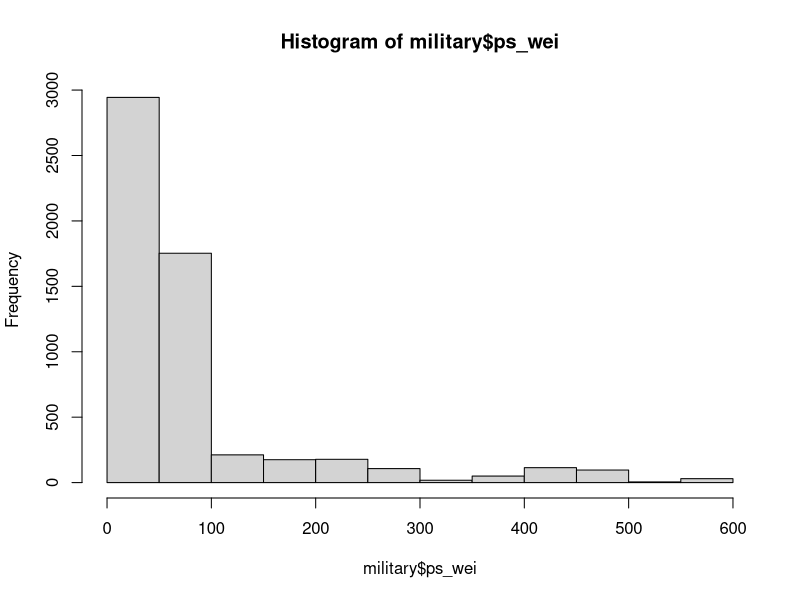
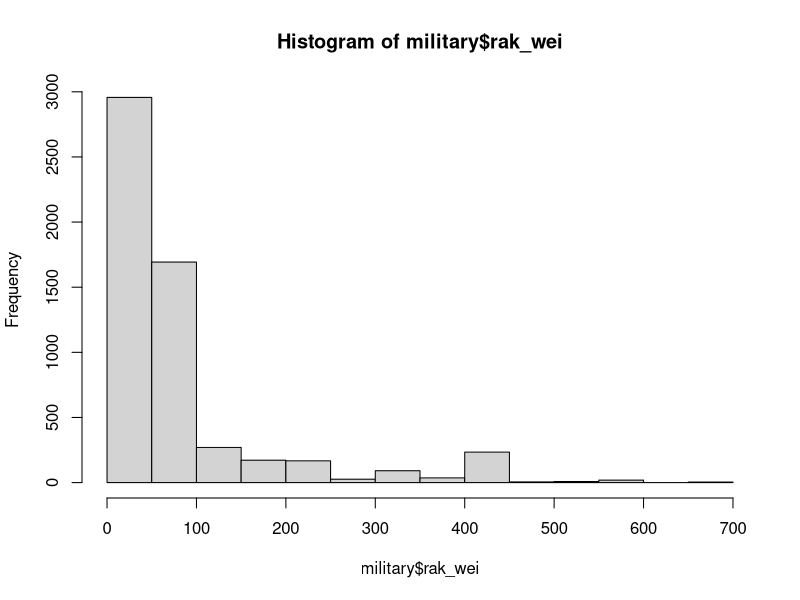

These charts were generated, in order, by the following R code:
## ---- chunk 1
knitr::opts_chunk$set(echo = FALSE)
## ---- chunk 2
library(tidyverse)
library(survey)
## ---- chunk 3
military = read.csv("./military.csv") %>% 
  mutate(XCPAY1R = ifelse(XCPAY1R==3, 2, XCPAY1R),
         paygrade = ifelse(XCPAY1R %in% c(4,5,6,7), 3, XCPAY1R),
         GENDER = XSEXR,
         RACETH = XRETH4R) %>% 
  select(-XCPAY1R, -XSEXR, -XRETH4R)
population = read.csv("./population.csv") %>% 
  mutate(GENDER = as.factor(GENDER),
         RACETH = as.factor(RACETH),
         paygrade = as.factor(paygrade))
## ---- chunk 4
# question a
dclus1 = svydesign(ids = ~X, strata = ~STRATUM, fpc = ~NSTRAT, weights = ~weight, data = military)
dclus1p = postStratify(dclus1, ~ RACETH + GENDER + paygrade, population)
military$ps_wei = weights(dclus1p)
summary(military$ps_wei)
hist(military$ps_wei)
## ---- chunk 5
pop.race = population %>% 
  group_by(RACETH) %>% 
  summarize(Freq=sum(count_s)) %>% 
  ungroup() 
pop.gender = population %>% 
  group_by(GENDER) %>% 
  summarize(Freq=sum(count_s)) %>% 
  ungroup() 
pop.pay = population %>% 
  group_by(paygrade) %>% 
  summarize(Freq=sum(count_s)) %>% 
  ungroup() 
rclus1 = rake(dclus1, list(~RACETH, ~GENDER, ~paygrade), list(pop.race, pop.gender, pop.pay))
military$rak_wei = weights(rclus1)
summary(military$rak_wei)
hist(military$rak_wei)
## ---- chunk 6
# question b
# population data
pop_weight = population %>% 
  group_by(paygrade) %>% 
  summarize(pop_wei=sum(count_s)) %>% 
  ungroup() 
military %>% 
  group_by(paygrade) %>% 
  summarize(adj_wei = sum(weight),
            ps_wei = sum(ps_wei),
            rak_wei = sum(rak_wei)) %>% 
  ungroup() %>% 
  mutate(pop_wei = pop_weight$pop_wei) %>% 
  knitr::kable()
